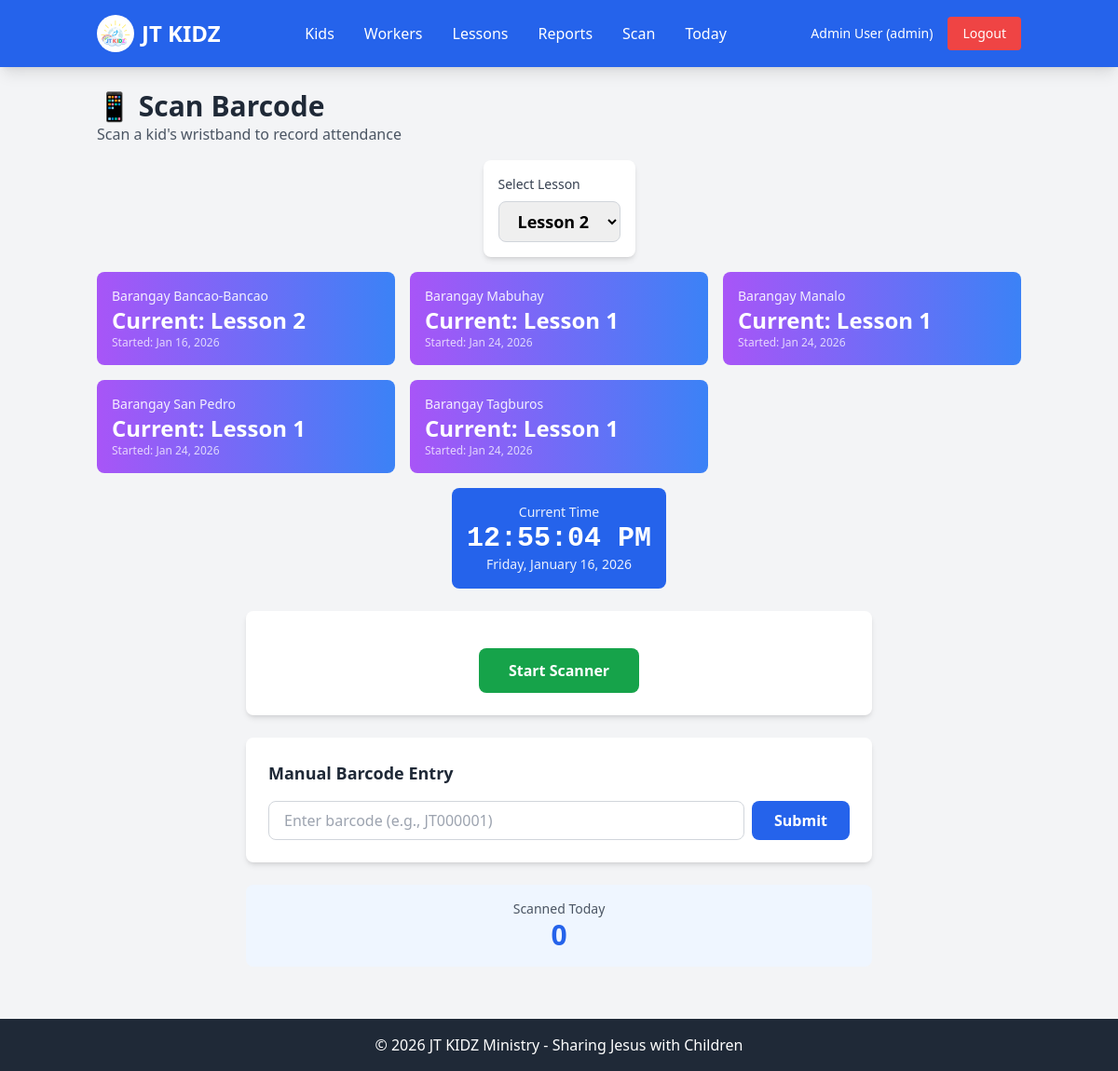
Page /attendance/scan (signed in) on the earlier database version.
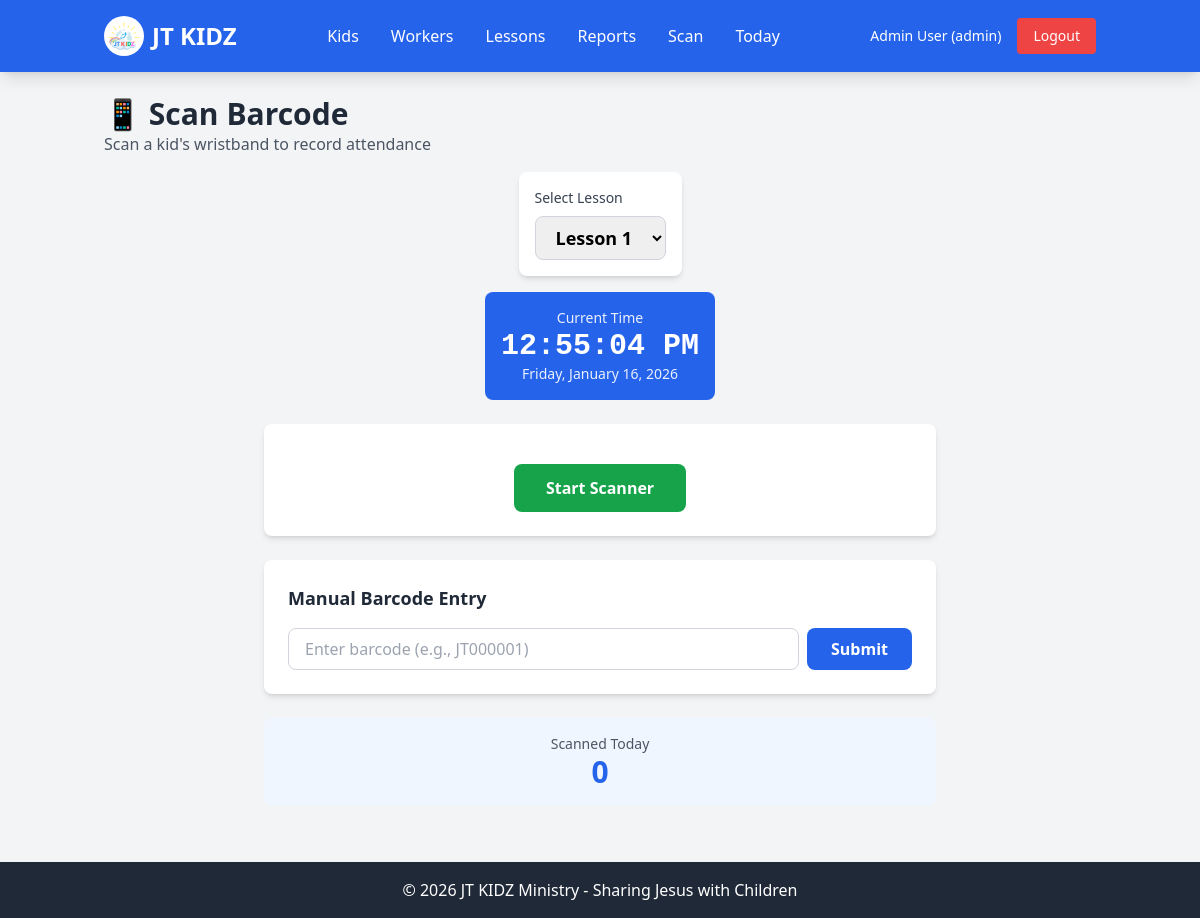
Same page on the later database version.
### models.py (models this page shows, shortened)
class SiteLessonSettings(db.Model):
    __tablename__ = 'site_lesson_settings'
    id = db.Column(db.Integer, primary_key=True)
    site = db.Column(db.String(100), unique=True, nullable=False)
    current_lesson = db.Column(db.Integer, nullable=False, default=1)  # Current lesson (1-6)
    lesson_start_date = db.Column(db.Date, nullable=True)  # When this lesson started
    updated_at = db.Column(db.DateTime, default=datetime.utcnow, onupdate=datetime.utcnow)

### blueprints/attendance.py (the view)
@attendance_bp.route('/scan')
@login_required
def scan_page():
    current_user = User.query.get(session['user_id'])
    if current_user.role == 'admin':
        sites = db.session.query(Kid.site).distinct().order_by(Kid.site).all()
        user_sites = [s[0] for s in sites]
    else:
        user_sites = current_user.get_assigned_sites()
    lesson_settings = {}
    for site in user_sites:
        setting = SiteLessonSettings.query.filter_by(site=site).first()
        if not setting:
            setting = SiteLessonSettings(site=site, current_lesson=1, lesson_start_date=date(2026, 1, 24))
            db.session.add(setting)
            db.session.commit()
        lesson_settings[site] = {
            'current_lesson': setting.current_lesson,
            'start_date': setting.lesson_start_date.strftime('%b %d, %Y') if setting.lesson_start_date else 'Not set'
        }
    available_lessons = [1]  # Lesson 1 always available
    default_lesson = 1
    if current_user.role == 'staff':
        scanned_lessons = db.session.query(Attendance.lesson).filter(
            Attendance.scanned_by == current_user.id
        ).distinct().order_by(Attendance.lesson).all()
        if scanned_lessons:
            max_scanned = max([l[0] for l in scanned_lessons])
            available_lessons = list(range(1, min(max_scanned + 2, 7)))
            default_lesson = max_scanned if max_scanned < 6 else 6
    else:
        available_lessons = list(range(1, 7))
        if lesson_settings and user_sites:
            first_site = user_sites[0]
            default_lesson = lesson_settings.get(first_site, {}).get('current_lesson', 1)
    return render_template('scan.html', lesson_settings=lesson_settings,
                          default_lesson=default_lesson, available_lessons=available_lessons)

### app.py (called while the page is built)
@app.context_processor
def inject_user():
    return dict(
        current_user_name=session.get('user_name'),
        current_user_role=session.get('user_role')
    )

### blueprints/auth.py (called while the page is built)
def login_required(f):
    @wraps(f)
    def decorated_function(*args, **kwargs):
        if 'user_id' not in session:
            flash('Please log in to access this page.', 'warning')
            return redirect(url_for('auth.login'))
        return f(*args, **kwargs)
    return decorated_function

### templates/scan.html (shortened to what this page needs)
{% extends "base.html" %}
{% block content %}
<div class="mb-6">
    <h1 class="text-3xl font-bold text-gray-800">📱 Scan Barcode</h1>
    <p class="text-gray-600">Scan a kid's wristband to record attendance</p>
    <div class="mt-4 flex justify-center">
        <div class="bg-white rounded-lg shadow-md p-4 inline-block">
            <label class="block text-sm font-medium text-gray-700 mb-2">Select Lesson</label>
            <select id="lesson-selector" class="px-4 py-2 border border-gray-300 rounded-lg text-lg font-bold focus:outline-none focus:ring-2 focus:ring-purple-500">
                {% for i in range(1, 7) %}
                <option value="{{ i }}"
                        {% if i == default_lesson %}selected{% endif %}
                        {% if i not in available_lessons %}disabled{% endif %}>
                    Lesson {{ i }}{% if i not in available_lessons %} 🔒{% endif %}
                </option>
                {% endfor %}
            </select>
        </div>
    </div>
    {% if lesson_settings %}
    <div class="mt-4 grid grid-cols-1 md:grid-cols-2 lg:grid-cols-3 gap-4">
        {% for site, settings in lesson_settings.items() %}
        <div class="bg-gradient-to-r from-purple-500 to-blue-500 text-white rounded-lg p-4">
            <p class="text-sm opacity-90">{{ site }}</p>
            <p class="text-2xl font-bold">Current: Lesson {{ settings.current_lesson }}</p>
            <p class="text-xs opacity-75">Started: {{ settings.start_date }}</p>
        </div>
        {% endfor %}
    </div>
    {% endif %}
    <div class="mt-4 text-center">
        <div class="bg-blue-600 text-white rounded-lg p-4 inline-block">
            <p class="text-sm opacity-90">Current Time</p>
            <p id="realtime-clock" class="text-3xl font-bold font-mono"></p>
            <p id="realtime-date" class="text-sm opacity-90"></p>
        </div>
    </div>
</div>
<div class="max-w-2xl mx-auto">
    <div class="bg-white rounded-lg shadow-md p-6 mb-6">
        <div class="text-center">
            <button id="start-scan" class="bg-green-600 hover:bg-green-700 text-white font-semibold py-3 px-8 rounded-lg">
                Start Scanner
            </button>
        </div>
    </div>
    <div class="bg-white rounded-lg shadow-md p-6">
        <h3 class="text-lg font-bold text-gray-800 mb-4">Manual Barcode Entry</h3>
        <form id="manual-form" class="flex gap-2">
            <input type="text" id="manual-barcode"
                   class="flex-1 px-4 py-2 border border-gray-300 rounded-lg focus:outline-none focus:ring-2 focus:ring-blue-500"
                   placeholder="Enter barcode (e.g., JT000001)"
                   pattern="JT\d{6}">
            <button type="submit" class="bg-blue-600 hover:bg-blue-700 text-white font-semibold py-2 px-6 rounded-lg">
                Submit
            </button>
        </form>
    </div>
    <div class="mt-6 text-center">
        <div class="bg-blue-50 rounded-lg p-4">
            <p class="text-sm text-gray-600">Scanned Today</p>
            <p id="today-count" class="text-3xl font-bold text-blue-600">0</p>
        </div>
    </div>
</div>
{% endblock %}

Differences in the rows shown:
removed SiteLessonSettings: site "Barangay Bancao-Bancao", current_lesson "2", start_date "Jan 16, 2026"
removed SiteLessonSettings: site "Barangay Mabuhay", current_lesson "1", start_date "Jan 24, 2026"
removed SiteLessonSettings: site "Barangay Manalo", current_lesson "1", start_date "Jan 24, 2026"
removed SiteLessonSettings: site "Barangay San Pedro", current_lesson "1", start_date "Jan 24, 2026"
removed SiteLessonSettings: site "Barangay Tagburos", current_lesson "1", start_date "Jan 24, 2026"
Other differences:
form field value: "Lesson 2" → "Lesson 1"
